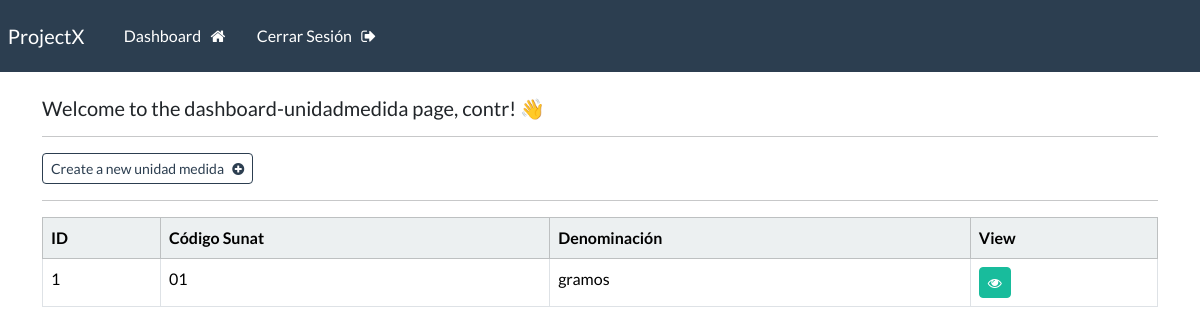
The app's page /dashboard-unidadmedida (signed in) with its own data.
### webapp/models.py (models this page shows, shortened)
class UnidadMedida(models.Model):
    codigo_sunat = models.CharField(max_length=2)
    denominacion = models.CharField(max_length=100)

### webapp/views.py (the view)
# urls.py: path('dashboard-unidadmedida', views.dashboard_unidadmedida, name="dashboard-unidadmedida"),
@login_required(login_url='my-login')
def dashboard_unidadmedida(request):
    my_unidadesmedidas = UnidadMedida.objects.all()
    context = {'unidadesmedidas': my_unidadesmedidas}
    return render(request,'webapp/dashboard-unidadmedida.html', context=context)

### webapp/templates/webapp/dashboard-unidadmedida.html
{% extends 'webapp/base.html' %}
{% block content %}
    <h5> Welcome to the dashboard-unidadmedida page, {{user}}! 👋</h5>
    <hr>
    <a class="btn btn-outline-primary btn-sm" href="{% url 'create-unidadmedida' %}">
        Create a new unidad medida &nbsp; <i class="fa fa-plus-circle" aria-hidden="true"></i>
    </a>
    <hr>
    <table class="table table table-hover table-bordered">
        <thead class="table-light">
            <tr>
                <th scope="col"> ID </th>
                <th scope="col"> Código Sunat</th>
                <th scope="col"> Denominación</th>
                <th scope="col"> View </th>
            </tr>
        </thead>
        <tbody>
        {% if unidadesmedidas %}
            {% for unidadmedida in unidadesmedidas %}
            <tr>
                <td> {{unidadmedida.id}} </td>
                <td> {{unidadmedida.codigo_sunat}}</td>
                <td> {{unidadmedida.denominacion}}</td>
                <td> <a class="btn btn-success btn-sm" href="{% url 'unidadmedida' unidadmedida.id %}"> <i class="fa fa-eye" aria-hidden="true"></i> </a></td>
            </tr>
            {% endfor %}
        {% endif %}
        </tbody>
    </table>
{% endblock %}

### records on screen
UnidadMedida: id "1", codigo_sunat "01", denominacion "gramos"

### other values on screen
{{ user }} "contr"
